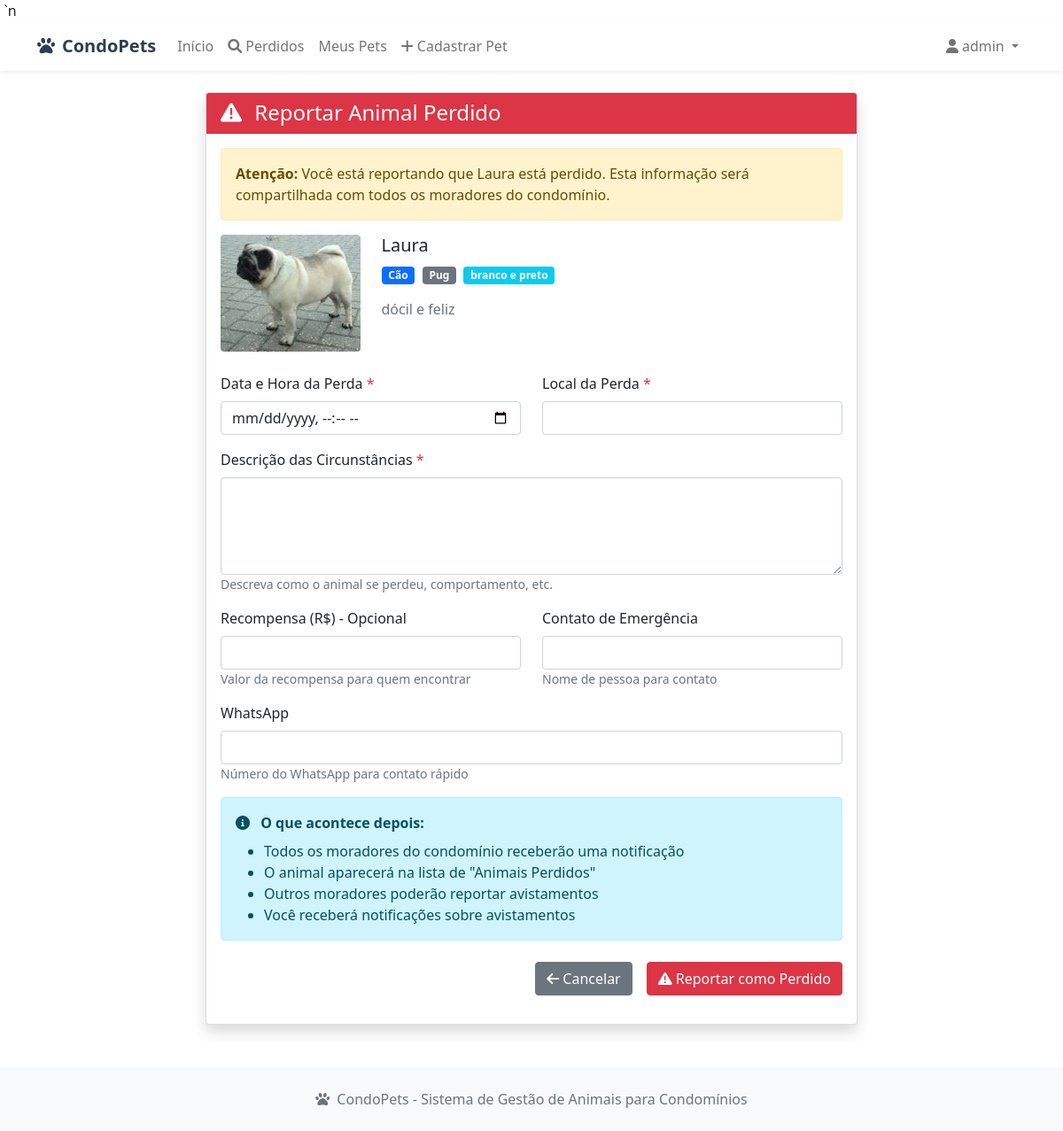
The app's page /reportar-perdido/1/ (signed in) with its own data.
### pets/models.py (models this page shows, shortened)
class Animal(models.Model):
    TIPOS_ANIMAL = [
        ('cao', 'Cão'),
        ('gato', 'Gato'),
        ('passaro', 'Pássaro'),
        ('outro', 'Outro'),
    ]
    SEXOS = [
        ('M', 'Macho'),
        ('F', 'Fêmea'),
    ]
    PORTES = [
        ('P', 'Pequeno'),
        ('M', 'Médio'),
        ('G', 'Grande'),
    ]
    proprietario = models.ForeignKey(Morador, on_delete=models.CASCADE, related_name='animais')
    nome = models.CharField(max_length=100, verbose_name="Nome")
    tipo = models.CharField(max_length=20, choices=TIPOS_ANIMAL, verbose_name="Tipo")
    raca = models.CharField(max_length=100, blank=True, verbose_name="Raça")
    cor = models.CharField(max_length=50, verbose_name="Cor")
    sexo = models.CharField(max_length=1, choices=SEXOS, verbose_name="Sexo")
    porte = models.CharField(max_length=1, choices=PORTES, verbose_name="Porte")
    idade_aproximada = models.PositiveIntegerField(help_text="Idade em anos", verbose_name="Idade")
    caracteristicas = models.TextField(blank=True, help_text="Características especiais, personalidade, etc.", verbose_name="Características")
    foto = models.ImageField(upload_to='animais/', blank=True, null=True, verbose_name="Foto")
    microchip = models.CharField(max_length=50, blank=True, verbose_name="Microchip")
    vacinado = models.BooleanField(default=False, verbose_name="Vacinado")
    castrado = models.BooleanField(default=False, verbose_name="Castrado")
    observacoes = models.TextField(blank=True, verbose_name="Observações")
    ativo = models.BooleanField(default=True)
    criado_em = models.DateTimeField(auto_now_add=True)
    atualizado_em = models.DateTimeField(auto_now=True)
    class Meta:
        verbose_name = 'Animal'
        verbose_name_plural = 'Animais'
        ordering = ['-criado_em']

### pets/views.py (the view)
# urls.py: path('reportar-perdido/<int:animal_id>/', views.reportar_perdido, name='reportar_perdido'),
@login_required
def reportar_perdido(request, animal_id):
    try:
        morador = Morador.objects.get(user=request.user)
        animal = get_object_or_404(Animal, pk=animal_id, proprietario=morador)
    except Morador.DoesNotExist:
        messages.error(request, 'Você precisa completar seu cadastro de morador primeiro.')
        return redirect('home')
    if request.method == 'POST':
        form = AnimalPerdidoForm(request.POST)
        if form.is_valid():
            perdido = form.save(commit=False)
            perdido.animal = animal
            perdido.save()
            criar_notificacao_animal_perdido(perdido)
            messages.success(request, f'Alerta de {animal.nome} perdido foi criado!')
            return redirect('animal_perdido_detail', pk=perdido.pk)
    else:
        form = AnimalPerdidoForm()
    return render(request, 'pets/reportar_perdido.html', {'form': form, 'animal': animal})

### pets/forms.py
class AnimalPerdidoForm(forms.ModelForm):
    class Meta:
        model = AnimalPerdido
        fields = [
            'data_perda', 'local_perda', 'descricao', 'recompensa',
            'contato_emergencia', 'whatsapp'
        ]
        widgets = {
            'data_perda': forms.DateTimeInput(attrs={'type': 'datetime-local', 'class': 'form-control'}),
            'local_perda': forms.TextInput(attrs={'class': 'form-control'}),
            'descricao': forms.Textarea(attrs={'rows': 4, 'class': 'form-control'}),
            'recompensa': forms.NumberInput(attrs={'step': '0.01', 'class': 'form-control'}),
            'contato_emergencia': forms.TextInput(attrs={'class': 'form-control'}),
            'whatsapp': forms.TextInput(attrs={'class': 'form-control'}),
        }

### templates/pets/reportar_perdido.html (shortened to what this page needs)
﻿{% extends 'base.html' %}
{% block content %}
<div class="row justify-content-center">
    <div class="col-md-8">
        <div class="card shadow">
            <div class="card-header bg-danger text-white">
                <h4 class="mb-0">
                    <i class="fas fa-exclamation-triangle me-2"></i>
                    Reportar Animal Perdido
                </h4>
            </div>
            <div class="card-body">
                <div class="alert alert-warning">
                    <strong>Atenção:</strong> Você está reportando que {{ animal.nome }} está perdido.
                    Esta informação será compartilhada com todos os moradores do condomínio.
                </div>
                <div class="row mb-4">
                    <div class="col-md-3">
                        {% if animal.foto %}
                        <img src="{{ animal.foto.url }}" class="img-fluid rounded" alt="{{ animal.nome }}">
                        {% else %}
                        <div class="bg-light rounded p-3 text-center">
                            <i class="fas fa-paw fa-3x text-muted"></i>
                        </div>
                        {% endif %}
                    </div>
                    <div class="col-md-9">
                        <h5>{{ animal.nome }}</h5>
                        <p>
                            <span class="badge bg-primary me-1">{{ animal.get_tipo_display }}</span>
                            {% if animal.raca %}
                            <span class="badge bg-secondary me-1">{{ animal.raca }}</span>
                            {% endif %}
                            <span class="badge bg-info">{{ animal.cor }}</span>
                        </p>
                        {% if animal.caracteristicas %}
                        <p class="text-muted">{{ animal.caracteristicas|truncatechars:100 }}</p>
                        {% endif %}
                    </div>
                </div>
                <form method="post">
                    <div class="row">
                        <div class="col-md-6">
                            <div class="mb-3">
                                <label class="form-label">Data e Hora da Perda <span class="text-danger">*</span></label>
                                {{ form.data_perda }}
                            </div>
                        </div>
                        <div class="col-md-6">
                            <div class="mb-3">
                                <label class="form-label">Local da Perda <span class="text-danger">*</span></label>
                                {{ form.local_perda }}
                            </div>
                        </div>
                    </div>
                    <div class="mb-3">
                        <label class="form-label">Descrição das Circunstâncias <span class="text-danger">*</span></label>
                        {{ form.descricao }}
                        <small class="form-text text-muted">Descreva como o animal se perdeu, comportamento, etc.</small>
                    </div>
                    <div class="row">
                        <div class="col-md-6">
                            <div class="mb-3">
                                <label class="form-label">Recompensa (R$) - Opcional</label>
                                {{ form.recompensa }}
                                <small class="form-text text-muted">Valor da recompensa para quem encontrar</small>
                            </div>
                        </div>
                        <div class="col-md-6">
                            <div class="mb-3">
                                <label class="form-label">Contato de Emergência</label>
                                {{ form.contato_emergencia }}
                                <small class="form-text text-muted">Nome de pessoa para contato</small>
                            </div>
                        </div>
                    </div>
                    <div class="mb-3">
                        <label class="form-label">WhatsApp</label>
                        {{ form.whatsapp }}
                        <small class="form-text text-muted">Número do WhatsApp para contato rápido</small>
                    </div>
                    <div class="alert alert-info">
                        <i class="fas fa-info-circle me-2"></i>
                        <strong>O que acontece depois:</strong>
                        <ul class="mb-0 mt-2">
                            <li>Todos os moradores do condomínio receberão uma notificação</li>
                            <li>O animal aparecerá na lista de "Animais Perdidos"</li>
                            <li>Outros moradores poderão reportar avistamentos</li>
                            <li>Você receberá notificações sobre avistamentos</li>
                        </ul>
                    </div>
                    <div class="d-grid gap-2 d-md-flex justify-content-md-end mt-4">
                        <a href="{% url 'meus_animais' %}" class="btn btn-secondary me-md-2">
                            <i class="fas fa-arrow-left me-1"></i>Cancelar
                        </a>
                        <button type="submit" class="btn btn-danger">
                            <i class="fas fa-exclamation-triangle me-1"></i>Reportar como Perdido
                        </button>
                    </div>
                </form>
            </div>
        </div>
    </div>
</div>
{% endblock %}

### templates/base.html (shortened to what this page needs)
﻿<!DOCTYPE html>
<html lang="pt-br">
<head>
    <link href="https://cdn.jsdelivr.net/npm/bootstrap@5.1.3/dist/css/bootstrap.min.css" rel="stylesheet">
    <link href="https://cdnjs.cloudflare.com/ajax/libs/font-awesome/6.0.0/css/all.min.css" rel="stylesheet">`n    {% load static %}<link rel="stylesheet" href="{% static 'css/upload-pt.css' %}">
</head>
<body>
    <nav class="navbar navbar-expand-lg navbar-light bg-white shadow-sm">
        <div class="container">
            <a class="navbar-brand" href="{% url 'home' %}">
                <i class="fas fa-paw me-2"></i>CondoPets
            </a>
            <div class="collapse navbar-collapse" id="navbarNav">
                <ul class="navbar-nav me-auto">
                    <li class="nav-item">
                        <a class="nav-link" href="{% url 'home' %}">Início</a>
                    </li>
                    <li class="nav-item">
                        <a class="nav-link" href="{% url 'animais_perdidos' %}">
                            <i class="fas fa-search me-1"></i>Perdidos
                        </a>
                    </li>
                    {% if user.is_authenticated %}
                    <li class="nav-item">
                        <a class="nav-link" href="{% url 'meus_animais' %}">Meus Pets</a>
                    </li>
                    <li class="nav-item">
                        <a class="nav-link" href="{% url 'cadastrar_animal' %}">
                            <i class="fas fa-plus me-1"></i>Cadastrar Pet
                        </a>
                    </li>
                    {% endif %}
                </ul>
                <ul class="navbar-nav">
                    {% if user.is_authenticated %}
                    <li class="nav-item dropdown">
                        <a class="nav-link dropdown-toggle" href="#" id="navbarDropdown" role="button" data-bs-toggle="dropdown">
                            <i class="fas fa-user me-1"></i>{{ user.get_full_name|default:user.username }}
                        </a>
                    </li>
                    {% endif %}
                </ul>
            </div>
        </div>
    </nav>
    <main class="container mt-4">
        {% block content %}
        {% endblock %}
    </main>
    <footer class="bg-light mt-5 py-4">
        <div class="container text-center">
            <p class="text-muted mb-0">
                <i class="fas fa-paw me-2"></i>CondoPets - Sistema de Gestão de Animais para Condomínios
            </p>
        </div>
    </footer>
</body>
</html>

### templates/base.html (style rules this page uses)
.navbar-brand { font-weight: bold; color: #2c3e50 !important; }

### records on screen
Animal: nome "Laura", foto (picture), tipo "Cão", raca "Pug", cor "branco e preto", caracteristicas "dócil e feliz"

### other values on screen
{{ user.get_full_name|default:user.username }} "admin"
